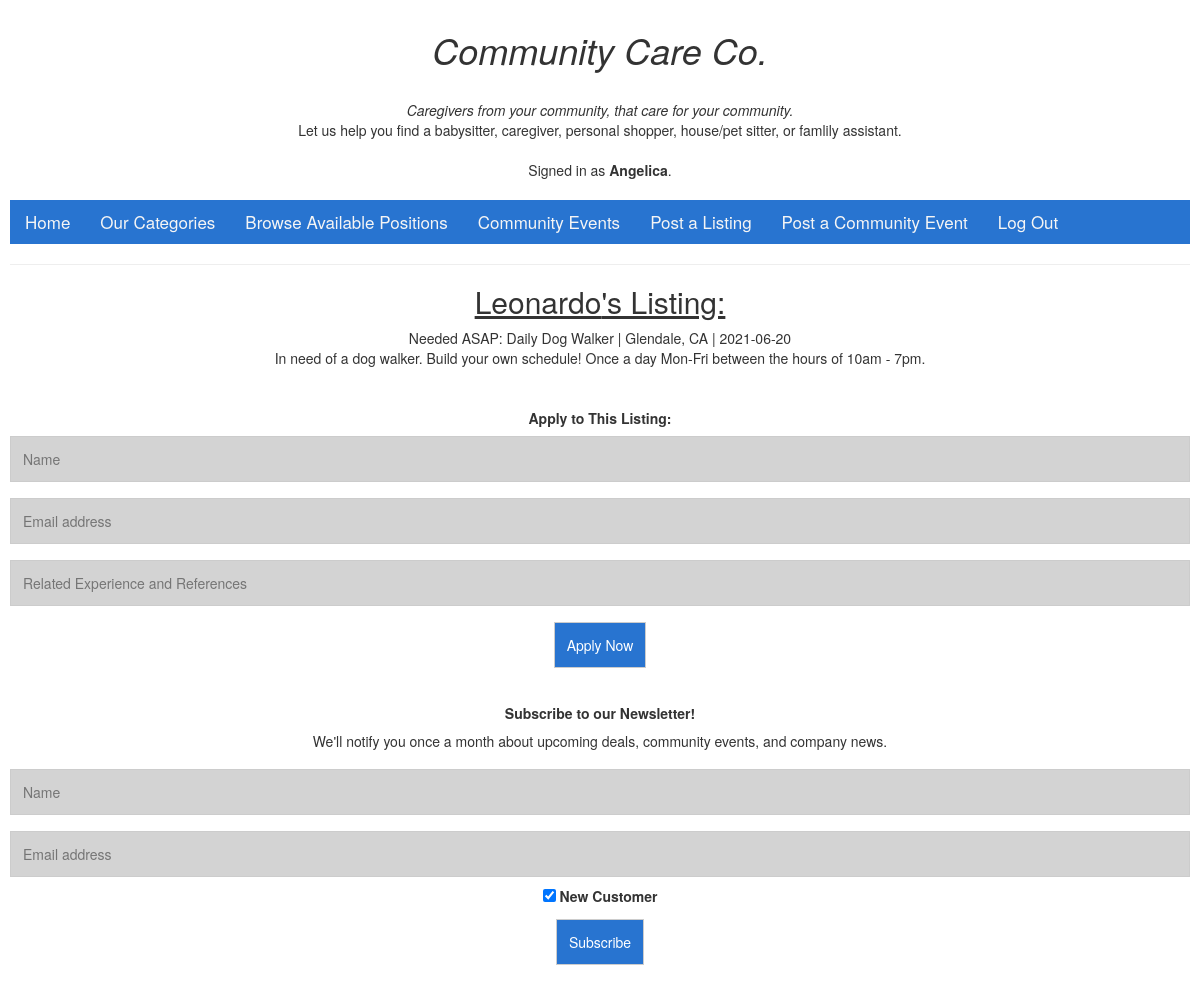
Screenshot of /listing/2 (signed in) with the database file from the repository.
### avail_listings/models.py (models this page shows, shortened)
class User(AbstractUser):
    pass

class Listing(models.Model):
    user = models.ForeignKey(User, on_delete=models.CASCADE, related_name="listing_owner")
    title = models.CharField(max_length=64)
    location = models.CharField(max_length=30)
    description = models.TextField()
    category = models.CharField(max_length=30)
    dates = models.CharField(max_length=30)
    active = models.BooleanField(default=True)

### avail_listings/views.py (the view)
# urls.py: path("listing/<int:listing_id>", views.listing, name="listing"),
@login_required
def listing(request, listing_id):
    listing = Listing.objects.get(id=listing_id)
    user = request.user
    if listing.user == user:
        owner = True
    else:
        owner = False
    return render(request, "avail_listings/listing.html", {
        'Listing': listing,
        'user': user,
        'owner': owner,
    })

### avail_listings/templates/avail_listings/listing.html (shortened to what this page needs)
{% extends "avail_listings/layout.html" %}
{% load static %}
{% block body %}
    <h2><u>{{ Listing.user }}'s Listing:</u></h2>
    <div>
        <div>
            {{ Listing.title }} | {{ Listing.location }} | {{ Listing.dates }}
            <br>{{ Listing.description }}
        </div><br><br>
        <div id="applications">
            <b>Apply to This Listing:</b>
            <input id="name" type="text" placeholder="Name">
            <input id="newEmail" type="text" placeholder="Email address">
            <input id="description" type="text" placeholder="Related Experience and References">
            <input id="submit" action="submit" type="submit" button onclick="success()" value="Apply Now"></button>
        </div>
    </div>
{% endblock %}

### avail_listings/templates/avail_listings/layout.html (shortened to what this page needs)
{% load static %}
<!DOCTYPE html>
<html lang="en">
    <head>
        <link rel="stylesheet" href="https://stackpath.bootstrapcdn.com/bootstrap/4.4.1/css/bootstrap.min.css">
        <link href="{% static 'avail_listings/styles.css' %}" rel="stylesheet">
        <link rel="stylesheet" href="https://maxcdn.bootstrapcdn.com/bootstrap/3.4.1/css/bootstrap.min.css">
    </head>
    <body>
        <h1>Community Care Co.</h1>
        <br><i>Caregivers from your community, that care for your community.</i>
        <br>Let us help you find a babysitter, caregiver, personal shopper, house/pet sitter, or famlily assistant.
        <div><br>
            {% if user.is_authenticated %}
                Signed in as <strong>{{ user.username }}</strong>.
            {% else %}
                <b>Not signed in.</b>
            {% endif %}
        </div>
        <br>
        <div class="nav">
            <ul class="nav">
                <li class="nav-item">
                    <a class="nav-link" href="{% url 'index' %}">Home</a>
                </li>
                <li class="nav-item">
                    <a class="nav-link" href="{% url 'categories' %}">Our Categories</a>
                </li>
                <li class="nav-item">
                    <a class="nav-link" href="{% url 'index' %}">Browse Available Positions</a>
                </li>
                <li class="nav-item">
                        <a class="nav-link" href="{% url 'events' %}">Community Events</a>
                </li>
                {% if user.is_authenticated %}
                    <li class="nav-item">
                        <a class="nav-link" href="{% url 'create_listing' %}">Post a Listing</a>
                    </li>
                    <li class="nav-item">
                        <a class="nav-link" href="{% url 'create_event' %}">Post a Community Event</a>
                    </li>
                    <li class="nav-item">
                        <a class="nav-link" href="{% url 'logout' %}">Log Out</a>
                    </li>
                {% endif %}
            </ul>
        </div>
        <hr>
        {% block body %}
        {% endblock %}
        <div><br>
            <footer>
                <h5><b>Subscribe to our Newsletter!</b></h5>
                <p>We'll notify you once a month about upcoming deals, community events, and company news.</p>
                <form>
                    <div id="subscriptions">
                        <input id="name" type="text" placeholder="Name">
                        <input id="newEmail" type="text" placeholder="Email address">
                        <div>
                            <label>
                                <input type="checkbox" checked="checked" name="subscribe"> New Customer
                            </label>
                        </div>
                        <input id="submit" action="submit" type="submit" button onclick="success()" value="Subscribe"></button>
                    </div>
                </form>
            </footer>
        </div>
    </body>
</html>

### avail_listings/static/avail_listings/styles.css (style rules this page uses)
h1 { text-align: center; font-style: italic; }
body { text-align: center; padding: 10px; color: black; background-color:lightslategray; }
.nav { color: whitesmoke; background-color: rgb(40, 116, 208); text-align: center; }
.nav a { font-style: bold; font-size: 17px; text-align: center; background-color: rgb(40, 116, 208); padding: 14px 16px; color: whitesmoke; }
input[type=text], input[type=submit] { width: 100%; padding: 12px; margin: 8px 0; border: 1px solid #ccc; box-sizing: border-box; text-align: left; background-color: lightgrey; }
input[type=submit] { width: 50%; background-color: rgb(40, 116, 208); color: white; border: none; text-align: center; }
.nav ul { list-style: none; text-align: center; }
.nav ul li { display: inline-block; }
.applications input[type=text], input[type=submit] { width: auto; padding: 12px; margin: 8px 0; border: 1px solid #ccc; box-sizing: border-box; text-align: left; background-color: rgb(40, 116, 208); color: white; }

### rows the page displays
User: username "Angelica"
Listing: user "Leonardo", title "Needed ASAP: Daily Dog Walker", location "Glendale, CA", dates "2021-06-20", description "In need of a dog walker. Build your own schedule! Once a day Mon-Fri between the hours of 10am - 7pm."
